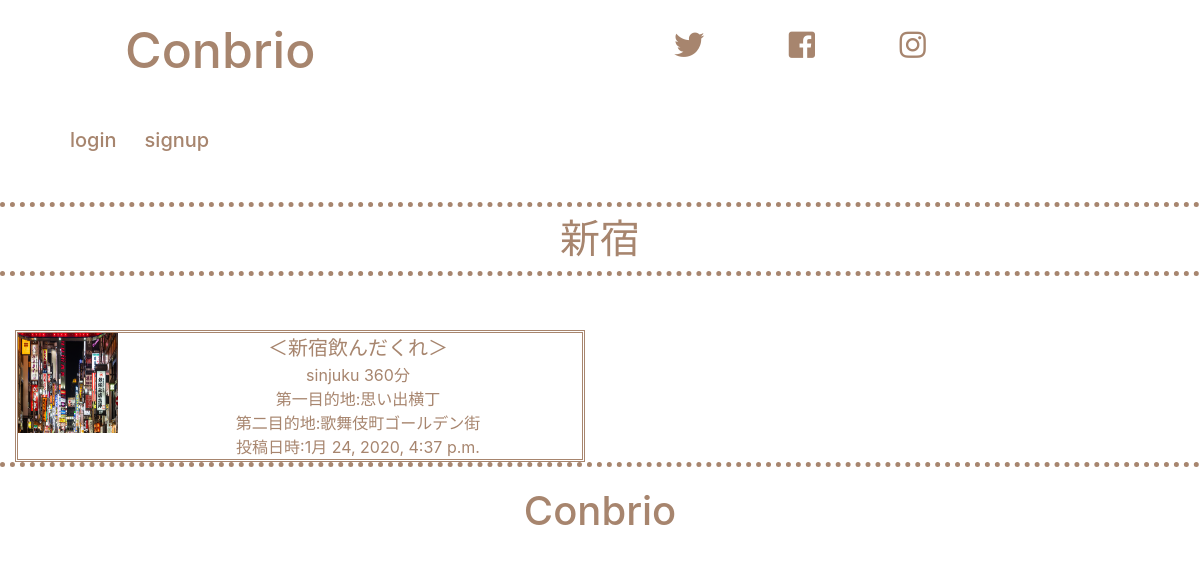
/city/sinjuku/, run on the app's committed database.
### app/models.py (models this page shows, shortened)
class City(models.Model):
    name=models.CharField(max_length=30)
    slug=models.SlugField()
    def __str__(self):
        return self.slug

class Plan(models.Model):
    plan_title=models.CharField(max_length=200)
    slug=models.SlugField()
    first_place = models.CharField(max_length=200)
    second_place = models.CharField(max_length=200)
    totaltime=models.IntegerField(default=10)
    created_at=models.DateTimeField(auto_now=True)
    image=models.ImageField(upload_to='photos/')
    city_name=models.ForeignKey("City",on_delete=models.PROTECT)
    plan_categories=models.ForeignKey('Category',on_delete=models.PROTECT)
    plan_user=models.ForeignKey("users.User",on_delete=models.CASCADE)

### app/views.py (the view)
# urls.py: path('city/<str:city_name>/',views.city,name='city'),
def city(request,city_name):
    city_name=City.objects.get(slug=city_name)
    planic=Plan.objects.filter(city_name=city_name).order_by('-created_at')
    return render(request,'app/city.html',{'planic':planic,'city_name':city_name})

### app/templates/app/city.html (shortened to what this page needs)
{% extends "app/base.html" %}
{% block content %}
<div>
{%if city_name%}
<h2>{{city_name.name}}</h2>
{%endif%}
</div>
{%for plan in planic%}
<div class="row">
            <div class="col-md-6 col-md-5 col-sm-5">
                <div class="media" style="border-style:double; color: rgb(167, 133, 110);">
                    <img class="d-flex mr-3" data-src="holder.js/64x64?theme=sky" alt="100x100" src="{{plan.image.url}}" data-holder-rendered="true" style="width: 100px; height: 100px;">
                    <div class="media-body" style="display: inline-block;">
                        <div class=" container-fluid" style="font-size: 20px;">＜{{plan.plan_title}}＞</div>
                        <p>{{plan.city_name}}</p>
                        <p>{{plan.totaltime}}分</p>
                        <br>
                        <p>第一目的地:{{plan.first_place}}</p>
                        <br>
                        <p>第二目的地:{{plan.second_place}}</p>
                        <br>
                        <p>投稿日時:{{plan.created_at}}</p>
                    </div>
                    </div>
                </div>
            </div>
{%endfor%}
{% endblock %}

### app/static/css/style.css (style rules this page uses)
h2 { text-align: center; margin:40px 0px 30px 0px; color: rgb(167, 133, 110); padding: 0.2em 0; border-top: dotted 5px rgb(167, 133, 110); border-bottom: dotted 5px rgb(167, 133, 110); font-size: 40px; }
.row { text-align: center; margin: auto; padding: 0; }
p { color:rgb(167, 133, 110); padding:0px; margin:0px; display: inline-block; }

### data on the page
City: name "新宿"
Plan: image (picture), plan_title "新宿飲んだくれ", city_name "sinjuku", totaltime "360", first_place "思い出横丁", second_place "歌舞伎町ゴールデン街", created_at "1月 24, 2020, 4:37 p.m."
